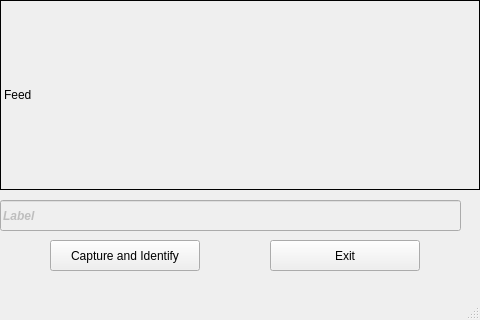
<?xml version="1.0" encoding="UTF-8"?>
<ui version="4.0">
 <class>MainWindow</class>
 <widget class="QMainWindow" name="MainWindow">
  <property name="windowModality">
   <enum>Qt::ApplicationModal</enum>
  </property>
  <property name="geometry">
   <rect>
    <x>0</x>
    <y>0</y>
    <width>480</width>
    <height>320</height>
   </rect>
  </property>
  <property name="windowTitle">
   <string>Two-Cell Contractions</string>
  </property>
  <property name="animated">
   <bool>false</bool>
  </property>
  <widget class="QWidget" name="centralwidget">
   <widget class="QLineEdit" name="resultLabel">
    <property name="enabled">
     <bool>false</bool>
    </property>
    <property name="geometry">
     <rect>
      <x>0</x>
      <y>200</y>
      <width>461</width>
      <height>31</height>
     </rect>
    </property>
    <property name="font">
     <font>
      <weight>75</weight>
      <italic>true</italic>
      <bold>true</bold>
     </font>
    </property>
    <property name="text">
     <string>Label</string>
    </property>
   </widget>
   <widget class="QPushButton" name="captureButton">
    <property name="geometry">
     <rect>
      <x>50</x>
      <y>240</y>
      <width>150</width>
      <height>31</height>
     </rect>
    </property>
    <property name="text">
     <string>Capture and Identify</string>
    </property>
   </widget>
   <widget class="QPushButton" name="exitButton">
    <property name="geometry">
     <rect>
      <x>270</x>
      <y>240</y>
      <width>150</width>
      <height>31</height>
     </rect>
    </property>
    <property name="text">
     <string>Exit</string>
    </property>
   </widget>
   <widget class="QLabel" name="camWidget">
    <property name="geometry">
     <rect>
      <x>0</x>
      <y>0</y>
      <width>480</width>
      <height>190</height>
     </rect>
    </property>
    <property name="frameShape">
     <enum>QFrame::Box</enum>
    </property>
    <property name="text">
     <string>Feed</string>
    </property>
   </widget>
  </widget>
  <widget class="QMenuBar" name="menubar">
   <property name="geometry">
    <rect>
     <x>0</x>
     <y>0</y>
     <width>480</width>
     <height>21</height>
    </rect>
   </property>
  </widget>
  <widget class="QStatusBar" name="statusbar"/>
 </widget>
 <resources/>
 <connections/>
</ui>
